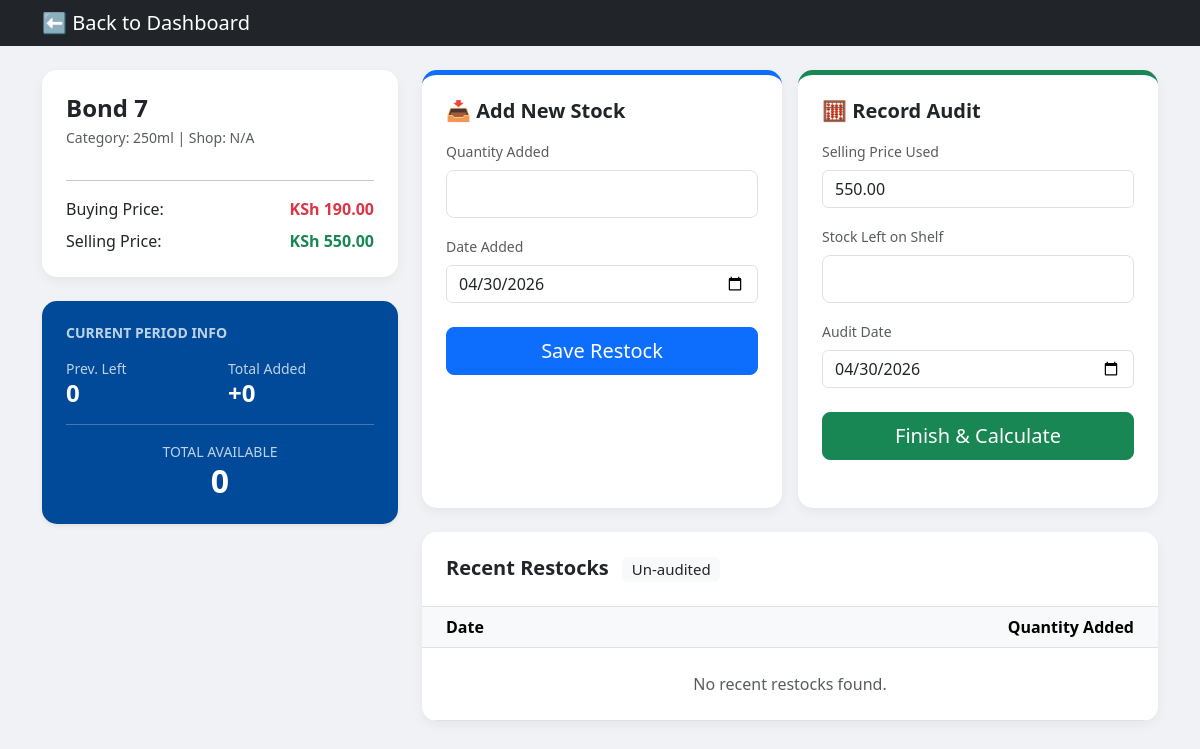
/product/5/, run on the app's committed database.
### tracker/models.py (models this page shows, shortened)
class Product(models.Model):
    product_name = models.CharField("Product", max_length=255)
    shop = models.CharField("Shop/Branch", max_length=255, blank=True, null=True)
    category = models.CharField("Category", max_length=100, blank=True, null=True)
    cost_price = models.DecimalField("Cost Price", max_digits=10, decimal_places=2)
    selling_price = models.DecimalField("Default Selling Price", max_digits=10, decimal_places=2)

### tracker/views.py (the view, shortened to what this page needs)
# urls.py: path('product/<int:pk>/', views.views_product_detail, name='product_detail'),
def views_product_detail(request, pk):
    product = get_object_or_404(Product, pk=pk)
    last_audit = Transaction.objects.filter(product=product, type='SALES_CHECK').first()
    prev_rem = last_audit.current_remaining if last_audit else 0
    restocks = Transaction.objects.filter(product=product, type='RESTOCK')
    if last_audit:
        restocks = restocks.filter(created_at__gt=last_audit.created_at)
    total_added = restocks.aggregate(Sum('quantity'))['quantity__sum'] or 0
    return render(request, 'tracker/product_detail.html', {
        'product': product,
        'prev_rem': prev_rem,
        'total_added': total_added,
        'restocks': restocks.order_by('-date'),
        'today_date': date.today().strftime('%Y-%m-%d')
    })

### tracker/templates/tracker/product_detail.html (shortened to what this page needs)
<!DOCTYPE html>
<html lang="en">
<head>
    <link href="https://cdn.jsdelivr.net/npm/bootstrap@5.3.0/dist/css/bootstrap.min.css" rel="stylesheet">
</head>
<body class="pb-5">
    <nav class="navbar navbar-dark bg-dark mb-4 sticky-top">
        <div class="container">
            <a class="navbar-brand py-0" href="/">⬅ <span class="d-none d-sm-inline">Back to Dashboard</span></a>
        </div>
    </nav>
    <div class="container-fluid container-md">
        <div class="row">
            <div class="col-12 col-lg-4">
                <div class="card p-4">
                    <h2 class="h4 fw-bold mb-1">{{ product.product_name }}</h2>
                    <p class="text-muted small mb-3">Category: {{ product.category }} | Shop: {{ product.shop|default:"N/A" }}</p>
                    <hr>
                    <div class="d-flex justify-content-between mb-2">
                        <span>Buying Price:</span>
                        <span class="fw-bold text-danger">KSh {{ product.cost_price }}</span>
                    </div>
                    <div class="d-flex justify-content-between">
                        <span>Selling Price:</span>
                        <span class="fw-bold text-success">KSh {{ product.selling_price }}</span>
                    </div>
                </div>
                <div class="card p-4 bg-custom-blue shadow-sm">
                    <h5 class="mb-3 text-uppercase opacity-75 small fw-bold">Current Period Info</h5>
                    <div class="row g-3">
                        <div class="col-6">
                            <small class="d-block opacity-75">Prev. Left</small>
                            <span class="h4 fw-bold">{{ prev_rem }}</span>
                        </div>
                        <div class="col-6">
                            <small class="d-block opacity-75">Total Added</small>
                            <span class="h4 fw-bold">+{{ total_added }}</span>
                        </div>
                    </div>
                    <hr class="opacity-25">
                    <div class="text-center">
                        <small class="d-block opacity-75">TOTAL AVAILABLE</small>
                        <span class="h2 fw-bold">{{ prev_rem|add:total_added }}</span>
                    </div>
                </div>
            </div>
            <div class="col-12 col-lg-8">
                <div class="row g-3">
                    <div class="col-12 col-md-6">
                        <div class="card p-4 h-100 restock-card">
                            <h5 class="fw-bold mb-3">📥 Add New Stock</h5>
                            <form method="POST">
                                <div class="mb-3">
                                    <label class="form-label small text-muted">Quantity Added</label>
                                    <input type="number" name="quantity" class="form-control form-control-lg" required>
                                </div>
                                <div class="mb-3">
                                    <label class="form-label small text-muted">Date Added</label>
                                    <input type="date" name="transaction_date" class="form-control" value="{{ today_date }}" required>
                                </div>
                                <button type="submit" class="btn btn-primary btn-lg w-100 mt-2">Save Restock</button>
                            </form>
                        </div>
                    </div>
                    <div class="col-12 col-md-6">
                        <div class="card p-4 h-100 audit-card">
                            <h5 class="fw-bold mb-3">🧮 Record Audit</h5>
                            <form method="POST">
                                <div class="mb-3">
                                    <label class="form-label small text-muted">Selling Price Used</label>
                                    <input type="number" step="0.01" name="sell_price" class="form-control" value="{{ product.selling_price }}">
                                </div>
                                <div class="mb-3">
                                    <label class="form-label small text-muted">Stock Left on Shelf</label>
                                    <input type="number" name="current_remaining" class="form-control form-control-lg" required>
                                </div>
                                <div class="mb-3">
                                    <label class="form-label small text-muted">Audit Date</label>
                                    <input type="date" name="transaction_date" class="form-control" value="{{ today_date }}" required>
                                </div>
                                <button type="submit" class="btn btn-success btn-lg w-100 mt-2">Finish & Calculate</button>
                            </form>
                        </div>
                    </div>
                </div>
                <div class="card p-0 mt-4 overflow-hidden">
                    <div class="p-4 border-bottom bg-white">
                        <h5 class="mb-0 fw-bold">Recent Restocks <span class="badge bg-light text-dark ms-2 fw-normal">Un-audited</span></h5>
                    </div>
                    <div class="table-responsive">
                        <table class="table table-hover align-middle mb-0">
                            <thead class="table-light">
                                <tr>
                                    <th class="ps-4">Date</th>
                                    <th class="pe-4 text-end">Quantity Added</th>
                                </tr>
                            </thead>
                            <tbody>
                                {% for r in restocks %}
                                <tr>
                                    <td class="ps-4">{{ r.date }}</td>
                                    <td class="pe-4 text-end"><span class="badge bg-primary rounded-pill">+{{ r.quantity }}</span></td>
                                </tr>
                                {% empty %}
                                <tr><td colspan="2" class="text-center py-4 text-muted">No recent restocks found.</td></tr>
                                {% endfor %}
                            </tbody>
                        </table>
                    </div>
                </div>
            </div>
        </div>
    </div>
</body>
</html>

### tracker/templates/tracker/product_detail.html (style rules this page uses)
body { background-color: #f0f2f5; }
.card { border: none; box-shadow: 0 4px 12px rgba(0,0,0,0.05); border-radius: 15px; margin-bottom: 1.5rem; }
.bg-custom-blue { background: #004a99; color: white; }
.audit-card { border-top: 5px solid #198754; }
.restock-card { border-top: 5px solid #0d6efd; }

### data on the page
Product: product_name "Bond 7", category "250ml", shop "N/A", cost_price "190.00", selling_price "550.00", sell_price "550.00"

### other printed values
{{ prev_rem }} "0"
{{ total_added }} "0"
{{ prev_rem|add:total_added }} "0"
